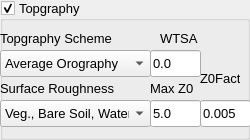
     <widget class="QGroupBox" name="groupBox_9">
      <property name="geometry">
       <rect>
        <x>10</x>
        <y>10</y>
        <width>250</width>
        <height>140</height>
       </rect>
      </property>
      <property name="font">
       <font>
        <family>Arial</family>
        <pointsize>10</pointsize>
        <weight>50</weight>
        <bold>false</bold>
       </font>
      </property>
      <property name="title">
       <string>Topgraphy</string>
      </property>
      <property name="checkable">
       <bool>true</bool>
      </property>
      <widget class="QComboBox" name="RougSchcomboBox">
       <property name="geometry">
        <rect>
         <x>0</x>
         <y>100</y>
         <width>151</width>
         <height>27</height>
        </rect>
       </property>
       <property name="font">
        <font>
         <family>Arial</family>
         <pointsize>10</pointsize>
         <weight>50</weight>
         <bold>false</bold>
        </font>
       </property>
       <item>
        <property name="text">
         <string>Veg., Bare Soil, Water</string>
        </property>
       </item>
       <item>
        <property name="text">
         <string>SUbgrid Scale</string>
        </property>
       </item>
      </widget>
      <widget class="QLineEdit" name="MaxZ0lineEdit">
       <property name="geometry">
        <rect>
         <x>150</x>
         <y>100</y>
         <width>51</width>
         <height>27</height>
        </rect>
       </property>
       <property name="font">
        <font>
         <family>Arial</family>
         <pointsize>10</pointsize>
         <weight>50</weight>
         <bold>false</bold>
        </font>
       </property>
       <property name="text">
        <string>5.0</string>
       </property>
      </widget>
      <widget class="QLabel" name="label_79">
       <property name="geometry">
        <rect>
         <x>150</x>
         <y>80</y>
         <width>121</width>
         <height>17</height>
        </rect>
       </property>
       <property name="font">
        <font>
         <family>Arial</family>
         <pointsize>10</pointsize>
         <weight>50</weight>
         <bold>false</bold>
        </font>
       </property>
       <property name="text">
        <string>Max Z0</string>
       </property>
      </widget>
      <widget class="QLabel" name="label_78">
       <property name="geometry">
        <rect>
         <x>0</x>
         <y>80</y>
         <width>121</width>
         <height>17</height>
        </rect>
       </property>
       <property name="font">
        <font>
         <family>Arial</family>
         <pointsize>10</pointsize>
         <weight>50</weight>
         <bold>false</bold>
        </font>
       </property>
       <property name="text">
        <string>Surface Roughness</string>
       </property>
      </widget>
      <widget class="QLabel" name="label_81">
       <property name="geometry">
        <rect>
         <x>200</x>
         <y>70</y>
         <width>40</width>
         <height>17</height>
        </rect>
       </property>
       <property name="font">
        <font>
         <family>Arial</family>
         <pointsize>10</pointsize>
         <weight>50</weight>
         <bold>false</bold>
        </font>
       </property>
       <property name="text">
        <string>Z0Fact</string>
       </property>
      </widget>
      <widget class="QLineEdit" name="z0faclineEdit">
       <property name="geometry">
        <rect>
         <x>200</x>
         <y>100</y>
         <width>51</width>
         <height>27</height>
        </rect>
       </property>
       <property name="font">
        <font>
         <family>Arial</family>
         <pointsize>10</pointsize>
         <weight>50</weight>
         <bold>false</bold>
        </font>
       </property>
       <property name="text">
        <string>0.005</string>
       </property>
      </widget>
      <widget class="QComboBox" name="TopoSchcomboBox">
       <property name="geometry">
        <rect>
         <x>0</x>
         <y>50</y>
         <width>151</width>
         <height>27</height>
        </rect>
       </property>
       <property name="font">
        <font>
         <family>Arial</family>
         <pointsize>10</pointsize>
         <weight>50</weight>
         <bold>false</bold>
        </font>
       </property>
       <item>
        <property name="text">
         <string>Average Orography</string>
        </property>
       </item>
       <item>
        <property name="text">
         <string>Silhouete Orography</string>
        </property>
       </item>
       <item>
        <property name="text">
         <string>Envelope Orography</string>
        </property>
       </item>
       <item>
        <property name="text">
         <string>Reflected Envelope O.</string>
        </property>
       </item>
      </widget>
      <widget class="QLabel" name="label_77">
       <property name="geometry">
        <rect>
         <x>0</x>
         <y>30</y>
         <width>121</width>
         <height>17</height>
        </rect>
       </property>
       <property name="font">
        <font>
         <family>Arial</family>
         <pointsize>10</pointsize>
         <weight>50</weight>
         <bold>false</bold>
        </font>
       </property>
       <property name="text">
        <string>Topgraphy Scheme</string>
       </property>
      </widget>
      <widget class="QLabel" name="label_80">
       <property name="geometry">
        <rect>
         <x>160</x>
         <y>30</y>
         <width>50</width>
         <height>16</height>
        </rect>
       </property>
       <property name="font">
        <font>
         <family>Arial</family>
         <pointsize>10</pointsize>
         <weight>50</weight>
         <bold>false</bold>
        </font>
       </property>
       <property name="text">
        <string>WTSA</string>
       </property>
      </widget>
      <widget class="QLineEdit" name="wtsalineEdit">
       <property name="geometry">
        <rect>
         <x>150</x>
         <y>50</y>
         <width>51</width>
         <height>27</height>
        </rect>
       </property>
       <property name="font">
        <font>
         <family>Arial</family>
         <pointsize>10</pointsize>
         <weight>50</weight>
         <bold>false</bold>
        </font>
       </property>
       <property name="text">
        <string>0.0</string>
       </property>
      </widget>
     </widget>
